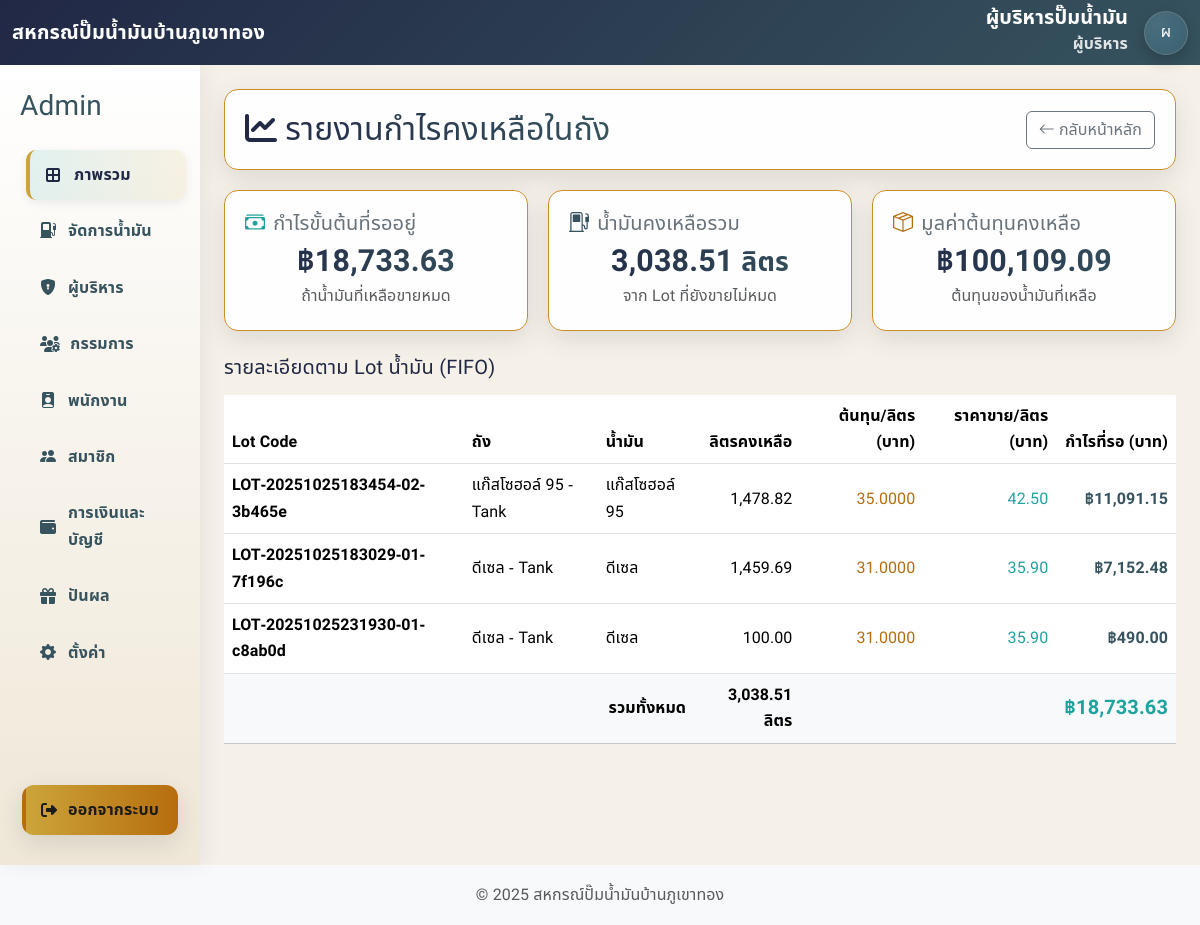
Page /admin/profit_report.php (signed in) on the committed database.
### tables this page shows
CREATE TABLE `settings` (
  `id` int NOT NULL,
  `setting_name` varchar(20) NOT NULL,
  `setting_value` int NOT NULL,
  `comment` varchar(255) NOT NULL
);

CREATE TABLE `fuel_lots` (
  `id` bigint UNSIGNED NOT NULL,
  `station_id` int NOT NULL DEFAULT '1',
  `fuel_id` int NOT NULL,
  `tank_id` bigint UNSIGNED NOT NULL,
  `receive_id` int DEFAULT NULL,
  `supplier_id` int DEFAULT NULL,
  `lot_code` varchar(50) NOT NULL,
  `received_at` datetime NOT NULL,
  `observed_liters` decimal(10,2) NOT NULL,
  `corrected_liters` decimal(10,2) DEFAULT NULL,
  `unit_cost` decimal(10,4) NOT NULL,
  `tax_per_liter` decimal(10,4) NOT NULL DEFAULT '0.0000',
  `other_costs` decimal(12,2) NOT NULL DEFAULT '0.00',
  `initial_liters` decimal(12,2) GENERATED ALWAYS AS (coalesce(`corrected_liters`,`observed_liters`)) STORED,
  `initial_unit_cost` decimal(10,4) GENERATED ALWAYS AS ((`unit_cost` + `tax_per_liter`)) STORED,
  `initial_total_cost` decimal(14,2) GENERATED ALWAYS AS (((`initial_liters` * `initial_unit_cost`) + `other_costs`)) STORED,
  `density_kg_per_l` decimal(6,3) DEFAULT NULL,
  `temp_c` decimal(5,2) DEFAULT NULL,
  `notes` text,
  `created_by` bigint UNSIGNED DEFAULT NULL,
  `created_at` datetime NOT NULL DEFAULT CURRENT_TIMESTAMP,
  `updated_at` datetime NOT NULL DEFAULT CURRENT_TIMESTAMP ON UPDATE CURRENT_TIMESTAMP,
  `unit_cost_full` decimal(12,6) GENERATED ALWAYS AS (((`unit_cost` + `tax_per_liter`) + (`other_costs` / nullif(`initial_liters`,0)))) STORED,
  `liters_received` decimal(12,2) NOT NULL DEFAULT '0.00',
  `total_cost` decimal(14,2) NOT NULL DEFAULT '0.00',
  `remaining_liters` decimal(12,2) NOT NULL DEFAULT '0.00',
  `freight` decimal(12,2) DEFAULT NULL,
  `discount` decimal(12,2) DEFAULT NULL,
  `vat_in_cost` decimal(12,2) DEFAULT NULL,
  `invoice_no` varchar(64) DEFAULT NULL
);

CREATE TABLE `fuel_tanks` (
  `id` bigint UNSIGNED NOT NULL,
  `station_id` int NOT NULL DEFAULT '1',
  `code` varchar(50) NOT NULL,
  `fuel_id` int NOT NULL,
  `name` varchar(100) NOT NULL,
  `capacity_l` decimal(10,2) NOT NULL,
  `min_threshold_l` decimal(10,2) NOT NULL DEFAULT '90.00',
  `max_threshold_l` decimal(10,2) NOT NULL DEFAULT '500.00',
  `current_volume_l` decimal(12,2) NOT NULL DEFAULT '0.00',
  `last_maintenance` date DEFAULT NULL,
  `is_active` tinyint(1) NOT NULL DEFAULT '1',
  `created_at` datetime NOT NULL DEFAULT CURRENT_TIMESTAMP,
  `updated_at` datetime NOT NULL DEFAULT CURRENT_TIMESTAMP ON UPDATE CURRENT_TIMESTAMP
);

CREATE TABLE `fuel_prices` (
  `fuel_id` int NOT NULL,
  `station_id` int NOT NULL DEFAULT '1',
  `fuel_name` varchar(255) NOT NULL,
  `price` decimal(10,2) NOT NULL,
  `display_order` int NOT NULL
);

### admin/profit_report.php (the view, shortened to what this page needs)
<?php
$pdo->setAttribute(PDO::ATTR_ERRMODE, PDO::ERRMODE_EXCEPTION);
try {
    $current_name = $_SESSION['full_name'] ?? 'ผู้ดูแลระบบ';
    $current_role = $_SESSION['role'] ?? 'guest';
} catch (Throwable $e) {
    header('Location: /index/login.php?err=เกิดข้อผิดพลาดของระบบ');
    exit();
}
if (!function_exists('nf')) {
    function nf($n, $d = 2) { return number_format((float)$n, $d, '.', ','); }
}
$site_name = 'สหกรณ์ปั๊มน้ำมันบ้านภูเขาทอง';
try {
    $st = $pdo->prepare("SELECT setting_value, comment FROM settings WHERE setting_name='station_id' LIMIT 1");
    $st->execute();
    if ($r = $st->fetch(PDO::FETCH_ASSOC)) {
        $site_name = $r['comment'] ?: $site_name;
    }
} catch (Throwable $e) {}
$lots_data = [];
$totals = [
    'liters' => 0,
    'cost_value' => 0,
    'sale_value' => 0,
    'profit' => 0
];
$error_message = null;
try {
    $stmt = $pdo->prepare("
        SELECT
            v.lot_code,
            t.name AS tank_name,
            fp.fuel_name,
            v.remaining_liters_calc AS remaining_liters,
            v.unit_cost_full AS cost_per_liter,
            fp.price AS price_per_liter,
            v.remaining_value AS remaining_cost_value,
            (v.remaining_liters_calc * fp.price) AS potential_sale_value,
            ((v.remaining_liters_calc * fp.price) - v.remaining_value) AS potential_profit
        FROM
            v_fuel_lots_current v
        JOIN
            fuel_tanks t ON v.tank_id = t.id
        JOIN
            fuel_prices fp ON v.fuel_id = fp.fuel_id AND v.station_id = fp.station_id
        WHERE
            v.remaining_liters_calc > 0.01
        ORDER BY
            t.name, v.received_at
    ");
    $stmt->execute();
    $lots_data = $stmt->fetchAll(PDO::FETCH_ASSOC);
    foreach ($lots_data as $lot) {
        $totals['liters'] += (float)$lot['remaining_liters'];
        $totals['cost_value'] += (float)$lot['remaining_cost_value'];
        $totals['sale_value'] += (float)$lot['potential_sale_value'];
        $totals['profit'] += (float)$lot['potential_profit'];
    }
} catch (Throwable $e) {
    if (strpos($e->getMessage(), "42S02") !== false) {
        $error_message = "เกิดข้อผิดพลาด: ไม่พบ View 'v_fuel_lots_current' ในฐานข้อมูล กรุณาตรวจสอบว่าได้ติดตั้ง View ที่จำเป็นครบถ้วนแล้ว";
    } else {
        $error_message = "เกิดข้อผิดพลาดในการดึงข้อมูล: " . $e->getMessage();
    }
    error_log("Profit Report Error: " . $e->getMessage());
}
$role_th_map = ['admin'=>'ผู้ดูแลระบบ','manager'=>'ผู้บริหาร','employee'=>'พนักงาน','member'=>'สมาชิกสหกรณ์','committee'=>'กรรมการ'];
$current_role_th = $role_th_map[$current_role] ?? 'ผู้ใช้งาน';
$avatar_text = mb_substr($current_name, 0, 1, 'UTF-8');
?>
<!DOCTYPE html>
<html lang="th">
<head>
    <link href="https://cdn.jsdelivr.net/npm/bootstrap@5.3.2/dist/css/bootstrap.min.css" rel="stylesheet" />
    <link href="https://cdn.jsdelivr.net/npm/bootstrap-icons@1.11.3/font/bootstrap-icons.css" rel="stylesheet" />
    <link rel="stylesheet" href="https://cdnjs.cloudflare.com/ajax/libs/font-awesome/6.5.2/css/all.min.css" />
    <link rel="stylesheet" href="../assets/css/admin_dashboard.css" />
</head>
<body>
<nav class="navbar navbar-dark bg-primary">
    <div class="container-fluid">
        <div class="d-flex align-items-center gap-2">
            <a class="navbar-brand" href="admin_dashboard.php"><?= htmlspecialchars($site_name) ?></a>
        </div>
        <div class="d-flex align-items-center gap-3 ms-auto">
            <div class="nav-identity text-end d-none d-sm-block">
                <div class="nav-name"><?= htmlspecialchars($current_name) ?></div>
                <div class="nav-sub"><?= htmlspecialchars($current_role_th) ?></div>
            </div>
            <a href="profile.php" class="avatar-circle text-decoration-none"><?= htmlspecialchars($avatar_text) ?></a>
        </div>
    </div>
</nav>
  <div class="container-fluid">
    <div class="row">
      <aside class="col-lg-2 d-none d-lg-flex flex-column sidebar py-4">
        <div class="side-brand mb-3"><h3><span>Admin</span></h3></div>
        <nav class="sidebar-menu flex-grow-1">
          <a href="admin_dashboard.php" class="active"><i class="fa-solid fa-border-all"></i>ภาพรวม</a>
          <a href="inventory.php"><i class="bi bi-fuel-pump-fill"></i>จัดการน้ำมัน</a>
          <a href="manager.php"><i class="bi bi-shield-lock-fill"></i> ผู้บริหาร</a>
          <a href="committee.php"><i class="fas fa-users-cog"></i> กรรมการ</a>
          <a href="employee.php"><i class="bi bi-person-badge-fill"></i> พนักงาน</a>
          <a href="member.php"><i class="bi bi-people-fill"></i> สมาชิก</a>
          <a href="finance.php"><i class="fa-solid fa-wallet"></i> การเงินและบัญชี</a>
          <a href="dividend.php"><i class="fa-solid fa-gift"></i> ปันผล</a>
          <a href="setting.php"><i class="bi bi-gear-fill"></i> ตั้งค่า</a>
        </nav>
        <a class="logout" href="/index/logout.php"><i class="fa-solid fa-right-from-bracket"></i>ออกจากระบบ</a>
      </aside>
        <main class="col-lg-10 p-4">
            <div class="main-header">
                <h2><i class="fa-solid fa-chart-line me-2"></i>รายงานกำไรคงเหลือในถัง</h2>
                <a href="admin_dashboard.php" class="btn btn-outline-secondary">
                    <i class="bi bi-arrow-left me-1"></i>กลับหน้าหลัก
                </a>
            </div>
            <?php if ($error_message): ?>
                <div class="alert alert-danger"><?= htmlspecialchars($error_message) ?></div>
            <?php else: ?>
                <div class="stats-grid mb-4">
                    <div class="stat-card text-center">
                        <h5><i class="bi bi-cash-stack text-success"></i> กำไรขั้นต้นที่รออยู่</h5>
                        <h3 class="text-success">฿<?= nf($totals['profit'], 2) ?></h3>
                        <p class="text-muted mb-0">ถ้าน้ำมันที่เหลือขายหมด</p>
                    </div>
                    <div class="stat-card text-center">
                        <h5><i class="bi bi-fuel-pump text-primary"></i> น้ำมันคงเหลือรวม</h5>
                        <h3 class="text-primary"><?= nf($totals['liters'], 2) ?> <small>ลิตร</small></h3>
                        <p class="text-muted mb-0">จาก Lot ที่ยังขายไม่หมด</p>
                    </div>
                    <div class="stat-card text-center">
                        <h5><i class="bi bi-box-seam text-warning"></i> มูลค่าต้นทุนคงเหลือ</h5>
                        <h3 class="text-warning">฿<?= nf($totals['cost_value'], 2) ?></h3>
                        <p class="text-muted mb-0">ต้นทุนของน้ำมันที่เหลือ</p>
                    </div>
                </div>
                <div class="panel">
                    <h5 class="mb-3">รายละเอียดตาม Lot น้ำมัน (FIFO)</h5>
                    <div class="table-responsive">
                        <table class="table table-hover align-middle mb-0">
                            <thead>
                                <tr>
                                    <th>Lot Code</th>
                                    <th>ถัง</th>
                                    <th>น้ำมัน</th>
                                    <th class="text-end">ลิตรคงเหลือ</th>
                                    <th class="text-end">ต้นทุน/ลิตร (บาท)</th>
                                    <th class="text-end">ราคาขาย/ลิตร (บาท)</th>
                                    <th class="text-end">กำไรที่รอ (บาท)</th>
                                </tr>
                            </thead>
                            <tbody>
                                <?php foreach ($lots_data as $lot): ?>
                                <tr>
                                    <td><strong><?= htmlspecialchars($lot['lot_code']) ?></strong></td>
                                    <td><?= htmlspecialchars($lot['tank_name']) ?></td>
                                    <td><?= htmlspecialchars($lot['fuel_name']) ?></td>
                                    <td class="text-end"><?= nf($lot['remaining_liters'], 2) ?></td>
                                    <td class="text-end text-warning"><?= nf($lot['cost_per_liter'], 4) ?></td>
                                    <td class="text-end text-success"><?= nf($lot['price_per_liter'], 2) ?></td>
                                    <td class="text-end fw-bold text-primary">฿<?= nf($lot['potential_profit'], 2) ?></td>
                                </tr>
                                <?php endforeach; ?>
                            </tbody>
                            <?php if (!empty($lots_data)): ?>
                            <tfoot class="table-light">
                                <tr>
                                    <td colspan="3" class="text-end fw-bold">รวมทั้งหมด</td>
                                    <td class="text-end fw-bold"><?= nf($totals['liters'], 2) ?> ลิตร</td>
                                    <td colspan="2"></td>
                                    <td class="text-end fw-bold fs-5 text-success">฿<?= nf($totals['profit'], 2) ?></td>
                                </tr>
                            </tfoot>
                            <?php endif; ?>
                        </table>
                    </div>
                </div>
            <?php endif; ?>
        </main>
    </div>
</div>
<footer class="footer mt-auto py-3 bg-light">
    <div class="container text-center">
        <span class="text-muted">© <?= date('Y') ?> <?= htmlspecialchars($site_name) ?></span>
    </div>
</footer>
</body>
</html>

### assets/css/admin_dashboard.css (style rules this page uses)
:root { --sand:#E2D4B7; --cafe:#513F32; --steel:#68727A; --teal:#36535E; --navy:#212845; --gold:#CCA43B; --mint:#20A39E; --amber:#B66D0D; --choco:#3D2B1F; --font-heading:"Prompt","Noto Sans Thai",system-ui,-apple-system,"Segoe UI",Roboto,"Helvetica Neue",Arial,sans-serif; --font-body:"Noto Sans Thai","Prompt",system-ui,-apple-system,"Segoe UI",Roboto,"Helvetica Neue",Arial,sans-serif; --bg:#F6F1E8; --surface:#ffffff; --surface-glass:rgba(255,255,255,.95); --border:#cc8f26; --radius:14px; --shadow:0 8px 24px rgba(33,40,69,.12); --hover-shadow:0 16px 40px rgba(33,40,69,.18); --ease:all .3s ease; }
* { box-sizing:border-box }
body { font-family:var(--font-body); font-weight:400; letter-spacing:.1px; -webkit-font-smoothing:antialiased; -moz-osx-font-smoothing:grayscale; background:var(--bg); color:var(--navy); margin:0; line-height:1.65; }
h1,h2,h3,h4,h5,h6, .navbar .navbar-brand, .sidebar a, .side-brand span, .main-header h2, .stat-card h5 { font-family:var(--font-heading); letter-spacing:.2px; }
.sidebar { display:flex; flex-direction:column; background:linear-gradient(180deg,#fff,rgba(226,212,183,.35)); min-height:100vh; box-shadow:4px 0 20px rgba(0,0,0,.06); padding-bottom:1rem; }
.side-brand { display:flex; align-items:center; gap:.5rem; color:var(--teal); font-weight:800; margin:0 8px 6px; }
.sidebar-menu { display:flex; flex-direction:column; flex:1 1 auto; }
.sidebar a { display:flex; align-items:center; gap:10px; padding:12px 16px; margin:3px 8px; color:var(--teal); text-decoration:none; font-weight:600; border-left:4px solid transparent; border-radius:10px; transition:var(--ease); position:relative; }
.sidebar a i { min-width:18px }
.sidebar a:hover, .sidebar a.active { background:linear-gradient(90deg,rgba(32,163,158,.12),rgba(204,164,59,.12)); color:var(--navy); border-left-color:var(--gold); box-shadow:0 3px 10px rgba(33,40,69,.08); transform:translateX(6px); }
.sidebar .logout { margin-top:auto; margin:10px 10px 6px; padding:12px 14px; text-align:center; background:linear-gradient(90deg,var(--gold),var(--amber)); color:#1b1b1b; border-radius:12px; font-weight:800; text-decoration:none; box-shadow:var(--shadow); }
.main-header { display:flex; align-items:center; justify-content:space-between; gap:1rem; flex-wrap:wrap; padding:1.25rem; margin-bottom:1.25rem; background:var(--surface-glass); border:1px solid var(--border); border-radius:var(--radius); box-shadow:var(--shadow); }
.main-header h2 { margin:0; background:linear-gradient(90deg,var(--navy),var(--teal)); -webkit-background-clip:text; -webkit-text-fill-color:transparent; }
.stats-grid { display:grid; grid-template-columns:repeat(auto-fit,minmax(260px,1fr)); gap:1.25rem; margin-bottom:2rem; }
.stat-card { background:var(--surface-glass); border:1px solid var(--border); border-radius:var(--radius); padding:1.25rem; box-shadow:var(--shadow); transition:var(--ease); position:relative; overflow:hidden; }
.stat-card h5 { margin:0 0 .5rem; color:var(--steel); display:flex; gap:.5rem; align-items:center; }
.stat-card h3 { margin:.15rem 0 .25rem; font-size:1.9rem; font-weight:800; background:linear-gradient(90deg,var(--navy),var(--teal)); -webkit-background-clip:text; -webkit-text-fill-color:transparent; }
.stat-card p { margin:0; color:var(--teal) }
.text-primary { color:var(--teal)!important }
.text-success { color:var(--mint)!important }
.text-warning { color:var(--amber)!important }
.footer { background:var(--navy); color:#CCA43B; text-align:center; padding:1.2rem 0; margin-top:2rem; border-top:1px solid rgba(255,255,255,.12); }
.navbar.bg-primary { background:linear-gradient(135deg,var(--navy),var(--teal)) !important; }
.navbar, .navbar * { color:#fff; }
.navbar .navbar-brand { font-weight:700;letter-spacing:.2px }
.btn-nav-circle, .avatar-circle { width:44px;height:44px;border-radius:999px; display:grid;place-items:center; background:radial-gradient(circle at 30% 30%,rgba(255,255,255,.16),rgba(255,255,255,.08)); border:1px solid rgba(255,255,255,.14); color:#fff; box-shadow:0 6px 16px rgba(0,0,0,.20); backdrop-filter:saturate(160%) blur(8px); -webkit-backdrop-filter:saturate(160%) blur(8px); }
.nav-identity .nav-name { color:#fff; font-weight:800; font-size:1.25rem; line-height:1.05; }
.nav-identity .nav-sub { color:rgba(255,255,255,.85); font-weight:600; margin-top:2px; }

### rows in the picture
settings: comment "สหกรณ์ปั๊มน้ำมันบ้านภูเขาทอง"
fuel_lots: lot_code "LOT-20251025183454-02-3b465e", tank.name "แก๊สโซฮอล์ 95 - Tank", fuel.fuel_name "แก๊สโซฮอล์ 95", remaining_liters "1,478.82", cost_per_liter "35.0000", fuel.price "42.50", potential_profit "11,091.15"
fuel_lots: lot_code "LOT-20251025183029-01-7f196c", tank.name "ดีเซล - Tank", fuel.fuel_name "ดีเซล", remaining_liters "1,459.69", cost_per_liter "31.0000", fuel.price "35.90", potential_profit "7,152.48"
fuel_lots: lot_code "LOT-20251025231930-01-c8ab0d", tank.name "ดีเซล - Tank", fuel.fuel_name "ดีเซล", remaining_liters "100.00", cost_per_liter "31.0000", fuel.price "35.90", potential_profit "490.00"

### other values in the picture
$current_name "ผู้บริหารปั๊มน้ำมัน"
$current_role_th "ผู้บริหาร"
$avatar_text "ผ"
nf($totals['profit'], 2) "18,733.63"
nf($totals['liters'], 2) "3,038.51"
nf($totals['cost_value'], 2) "100,109.09"
